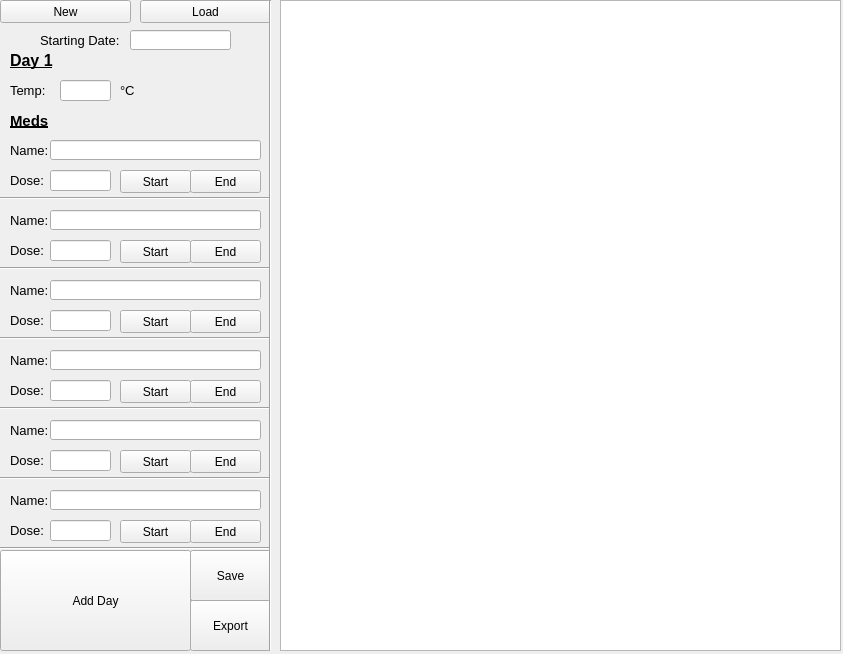
<?xml version="1.0" encoding="UTF-8"?>
<ui version="4.0">
 <class>MainWindow</class>
 <widget class="QMainWindow" name="MainWindow">
  <property name="geometry">
   <rect>
    <x>0</x>
    <y>0</y>
    <width>843</width>
    <height>654</height>
   </rect>
  </property>
  <property name="windowTitle">
   <string>Patient Diagram Maker</string>
  </property>
  <widget class="QWidget" name="centralwidget">
   <widget class="QLabel" name="StartingDateLabel">
    <property name="geometry">
     <rect>
      <x>40</x>
      <y>30</y>
      <width>81</width>
      <height>21</height>
     </rect>
    </property>
    <property name="font">
     <font>
      <pointsize>10</pointsize>
     </font>
    </property>
    <property name="text">
     <string>Starting Date:</string>
    </property>
   </widget>
   <widget class="QLineEdit" name="StartingDateTextbox">
    <property name="geometry">
     <rect>
      <x>130</x>
      <y>30</y>
      <width>101</width>
      <height>20</height>
     </rect>
    </property>
    <property name="text">
     <string/>
    </property>
   </widget>
   <widget class="QLabel" name="DayXLabel">
    <property name="geometry">
     <rect>
      <x>10</x>
      <y>50</y>
      <width>81</width>
      <height>21</height>
     </rect>
    </property>
    <property name="font">
     <font>
      <pointsize>12</pointsize>
      <weight>75</weight>
      <bold>true</bold>
      <underline>true</underline>
     </font>
    </property>
    <property name="text">
     <string>Day 1</string>
    </property>
   </widget>
   <widget class="QLabel" name="TempLabel">
    <property name="geometry">
     <rect>
      <x>10</x>
      <y>80</y>
      <width>41</width>
      <height>21</height>
     </rect>
    </property>
    <property name="font">
     <font>
      <pointsize>10</pointsize>
     </font>
    </property>
    <property name="text">
     <string>Temp:</string>
    </property>
   </widget>
   <widget class="QLineEdit" name="TempTextbox">
    <property name="geometry">
     <rect>
      <x>60</x>
      <y>80</y>
      <width>51</width>
      <height>21</height>
     </rect>
    </property>
    <property name="font">
     <font>
      <pointsize>10</pointsize>
     </font>
    </property>
   </widget>
   <widget class="QLabel" name="CelsiusLabel">
    <property name="geometry">
     <rect>
      <x>120</x>
      <y>80</y>
      <width>51</width>
      <height>21</height>
     </rect>
    </property>
    <property name="font">
     <font>
      <pointsize>10</pointsize>
     </font>
    </property>
    <property name="text">
     <string>°C</string>
    </property>
   </widget>
   <widget class="QLabel" name="MedsLabel">
    <property name="geometry">
     <rect>
      <x>10</x>
      <y>110</y>
      <width>81</width>
      <height>21</height>
     </rect>
    </property>
    <property name="font">
     <font>
      <pointsize>11</pointsize>
      <weight>75</weight>
      <bold>true</bold>
      <underline>true</underline>
     </font>
    </property>
    <property name="autoFillBackground">
     <bool>false</bool>
    </property>
    <property name="text">
     <string>Meds</string>
    </property>
   </widget>
   <widget class="QLabel" name="MedNameLabel_1">
    <property name="geometry">
     <rect>
      <x>10</x>
      <y>140</y>
      <width>51</width>
      <height>21</height>
     </rect>
    </property>
    <property name="font">
     <font>
      <pointsize>10</pointsize>
     </font>
    </property>
    <property name="text">
     <string>Name:</string>
    </property>
   </widget>
   <widget class="QLineEdit" name="MedNameTextbox_1">
    <property name="geometry">
     <rect>
      <x>50</x>
      <y>140</y>
      <width>211</width>
      <height>20</height>
     </rect>
    </property>
    <property name="font">
     <font>
      <pointsize>8</pointsize>
     </font>
    </property>
   </widget>
   <widget class="QLabel" name="MedDoseLabel_1">
    <property name="geometry">
     <rect>
      <x>10</x>
      <y>170</y>
      <width>51</width>
      <height>21</height>
     </rect>
    </property>
    <property name="font">
     <font>
      <pointsize>10</pointsize>
     </font>
    </property>
    <property name="text">
     <string>Dose:</string>
    </property>
   </widget>
   <widget class="QLineEdit" name="MedDoseTextbox_1">
    <property name="geometry">
     <rect>
      <x>50</x>
      <y>170</y>
      <width>61</width>
      <height>21</height>
     </rect>
    </property>
    <property name="font">
     <font>
      <pointsize>10</pointsize>
     </font>
    </property>
   </widget>
   <widget class="QPushButton" name="StartMedButton_1">
    <property name="geometry">
     <rect>
      <x>120</x>
      <y>170</y>
      <width>71</width>
      <height>23</height>
     </rect>
    </property>
    <property name="text">
     <string>Start</string>
    </property>
   </widget>
   <widget class="QPushButton" name="EndMedButton_1">
    <property name="geometry">
     <rect>
      <x>190</x>
      <y>170</y>
      <width>71</width>
      <height>23</height>
     </rect>
    </property>
    <property name="text">
     <string>End</string>
    </property>
    <property name="default">
     <bool>false</bool>
    </property>
    <property name="flat">
     <bool>false</bool>
    </property>
   </widget>
   <widget class="QPushButton" name="AddDayButton">
    <property name="geometry">
     <rect>
      <x>0</x>
      <y>550</y>
      <width>191</width>
      <height>101</height>
     </rect>
    </property>
    <property name="text">
     <string>Add Day</string>
    </property>
   </widget>
   <widget class="QPushButton" name="SaveButton">
    <property name="geometry">
     <rect>
      <x>190</x>
      <y>550</y>
      <width>81</width>
      <height>51</height>
     </rect>
    </property>
    <property name="text">
     <string>Save</string>
    </property>
   </widget>
   <widget class="QPushButton" name="ExportButton">
    <property name="geometry">
     <rect>
      <x>190</x>
      <y>600</y>
      <width>81</width>
      <height>51</height>
     </rect>
    </property>
    <property name="text">
     <string>Export</string>
    </property>
   </widget>
   <widget class="QTableWidget" name="tableWidget">
    <property name="geometry">
     <rect>
      <x>280</x>
      <y>0</y>
      <width>561</width>
      <height>651</height>
     </rect>
    </property>
   </widget>
   <widget class="QPushButton" name="LoadPatientButton">
    <property name="enabled">
     <bool>true</bool>
    </property>
    <property name="geometry">
     <rect>
      <x>140</x>
      <y>0</y>
      <width>131</width>
      <height>23</height>
     </rect>
    </property>
    <property name="text">
     <string>Load</string>
    </property>
   </widget>
   <widget class="QPushButton" name="NewPatientButton">
    <property name="geometry">
     <rect>
      <x>0</x>
      <y>0</y>
      <width>131</width>
      <height>23</height>
     </rect>
    </property>
    <property name="text">
     <string>New</string>
    </property>
    <property name="checkable">
     <bool>false</bool>
    </property>
    <property name="checked">
     <bool>false</bool>
    </property>
    <property name="autoDefault">
     <bool>false</bool>
    </property>
    <property name="default">
     <bool>false</bool>
    </property>
    <property name="flat">
     <bool>false</bool>
    </property>
   </widget>
   <widget class="Line" name="line">
    <property name="geometry">
     <rect>
      <x>0</x>
      <y>190</y>
      <width>271</width>
      <height>16</height>
     </rect>
    </property>
    <property name="orientation">
     <enum>Qt::Horizontal</enum>
    </property>
   </widget>
   <widget class="QLabel" name="MedDoseLabel_2">
    <property name="geometry">
     <rect>
      <x>10</x>
      <y>240</y>
      <width>51</width>
      <height>21</height>
     </rect>
    </property>
    <property name="font">
     <font>
      <pointsize>10</pointsize>
     </font>
    </property>
    <property name="text">
     <string>Dose:</string>
    </property>
   </widget>
   <widget class="Line" name="line_2">
    <property name="geometry">
     <rect>
      <x>0</x>
      <y>260</y>
      <width>271</width>
      <height>16</height>
     </rect>
    </property>
    <property name="orientation">
     <enum>Qt::Horizontal</enum>
    </property>
   </widget>
   <widget class="QLineEdit" name="MedDoseTextbox_2">
    <property name="geometry">
     <rect>
      <x>50</x>
      <y>240</y>
      <width>61</width>
      <height>21</height>
     </rect>
    </property>
    <property name="font">
     <font>
      <pointsize>10</pointsize>
     </font>
    </property>
   </widget>
   <widget class="QLineEdit" name="MedNameTextbox_2">
    <property name="geometry">
     <rect>
      <x>50</x>
      <y>210</y>
      <width>211</width>
      <height>20</height>
     </rect>
    </property>
    <property name="font">
     <font>
      <pointsize>8</pointsize>
     </font>
    </property>
   </widget>
   <widget class="QLabel" name="MedNameLabel_2">
    <property name="geometry">
     <rect>
      <x>10</x>
      <y>210</y>
      <width>51</width>
      <height>21</height>
     </rect>
    </property>
    <property name="font">
     <font>
      <pointsize>10</pointsize>
     </font>
    </property>
    <property name="text">
     <string>Name:</string>
    </property>
   </widget>
   <widget class="QPushButton" name="StartMedButton_2">
    <property name="geometry">
     <rect>
      <x>120</x>
      <y>240</y>
      <width>71</width>
      <height>23</height>
     </rect>
    </property>
    <property name="text">
     <string>Start</string>
    </property>
   </widget>
   <widget class="QPushButton" name="EndMedButton_2">
    <property name="geometry">
     <rect>
      <x>190</x>
      <y>240</y>
      <width>71</width>
      <height>23</height>
     </rect>
    </property>
    <property name="text">
     <string>End</string>
    </property>
    <property name="default">
     <bool>false</bool>
    </property>
    <property name="flat">
     <bool>false</bool>
    </property>
   </widget>
   <widget class="QLabel" name="MedDoseLabel_3">
    <property name="geometry">
     <rect>
      <x>10</x>
      <y>310</y>
      <width>51</width>
      <height>21</height>
     </rect>
    </property>
    <property name="font">
     <font>
      <pointsize>10</pointsize>
     </font>
    </property>
    <property name="text">
     <string>Dose:</string>
    </property>
   </widget>
   <widget class="Line" name="line_3">
    <property name="geometry">
     <rect>
      <x>0</x>
      <y>330</y>
      <width>271</width>
      <height>16</height>
     </rect>
    </property>
    <property name="orientation">
     <enum>Qt::Horizontal</enum>
    </property>
   </widget>
   <widget class="QLineEdit" name="MedDoseTextbox_3">
    <property name="geometry">
     <rect>
      <x>50</x>
      <y>310</y>
      <width>61</width>
      <height>21</height>
     </rect>
    </property>
    <property name="font">
     <font>
      <pointsize>10</pointsize>
     </font>
    </property>
   </widget>
   <widget class="QLineEdit" name="MedNameTextbox_3">
    <property name="geometry">
     <rect>
      <x>50</x>
      <y>280</y>
      <width>211</width>
      <height>20</height>
     </rect>
    </property>
    <property name="font">
     <font>
      <pointsize>8</pointsize>
     </font>
    </property>
   </widget>
   <widget class="QLabel" name="MedNameLabel_3">
    <property name="geometry">
     <rect>
      <x>10</x>
      <y>280</y>
      <width>51</width>
      <height>21</height>
     </rect>
    </property>
    <property name="font">
     <font>
      <pointsize>10</pointsize>
     </font>
    </property>
    <property name="text">
     <string>Name:</string>
    </property>
   </widget>
   <widget class="QPushButton" name="StartMedButton_3">
    <property name="geometry">
     <rect>
      <x>120</x>
      <y>310</y>
      <width>71</width>
      <height>23</height>
     </rect>
    </property>
    <property name="text">
     <string>Start</string>
    </property>
   </widget>
   <widget class="QPushButton" name="EndMedButton_3">
    <property name="geometry">
     <rect>
      <x>190</x>
      <y>310</y>
      <width>71</width>
      <height>23</height>
     </rect>
    </property>
    <property name="text">
     <string>End</string>
    </property>
    <property name="default">
     <bool>false</bool>
    </property>
    <property name="flat">
     <bool>false</bool>
    </property>
   </widget>
   <widget class="QLabel" name="MedDoseLabel_4">
    <property name="geometry">
     <rect>
      <x>10</x>
      <y>380</y>
      <width>51</width>
      <height>21</height>
     </rect>
    </property>
    <property name="font">
     <font>
      <pointsize>10</pointsize>
     </font>
    </property>
    <property name="text">
     <string>Dose:</string>
    </property>
   </widget>
   <widget class="Line" name="line_4">
    <property name="geometry">
     <rect>
      <x>0</x>
      <y>400</y>
      <width>271</width>
      <height>16</height>
     </rect>
    </property>
    <property name="orientation">
     <enum>Qt::Horizontal</enum>
    </property>
   </widget>
   <widget class="QLineEdit" name="MedDoseTextbox_4">
    <property name="geometry">
     <rect>
      <x>50</x>
      <y>380</y>
      <width>61</width>
      <height>21</height>
     </rect>
    </property>
    <property name="font">
     <font>
      <pointsize>10</pointsize>
     </font>
    </property>
   </widget>
   <widget class="QLineEdit" name="MedNameTextbox_4">
    <property name="geometry">
     <rect>
      <x>50</x>
      <y>350</y>
      <width>211</width>
      <height>20</height>
     </rect>
    </property>
    <property name="font">
     <font>
      <pointsize>8</pointsize>
     </font>
    </property>
   </widget>
   <widget class="QLabel" name="MedNameLabel_4">
    <property name="geometry">
     <rect>
      <x>10</x>
      <y>350</y>
      <width>51</width>
      <height>21</height>
     </rect>
    </property>
    <property name="font">
     <font>
      <pointsize>10</pointsize>
     </font>
    </property>
    <property name="text">
     <string>Name:</string>
    </property>
   </widget>
   <widget class="QPushButton" name="StartMedButton_4">
    <property name="geometry">
     <rect>
      <x>120</x>
      <y>380</y>
      <width>71</width>
      <height>23</height>
     </rect>
    </property>
    <property name="text">
     <string>Start</string>
    </property>
   </widget>
   <widget class="QPushButton" name="EndMedButton_4">
    <property name="geometry">
     <rect>
      <x>190</x>
      <y>380</y>
      <width>71</width>
      <height>23</height>
     </rect>
    </property>
    <property name="text">
     <string>End</string>
    </property>
    <property name="default">
     <bool>false</bool>
    </property>
    <property name="flat">
     <bool>false</bool>
    </property>
   </widget>
   <widget class="QLabel" name="MedDoseLabel_5">
    <property name="geometry">
     <rect>
      <x>10</x>
      <y>450</y>
      <width>51</width>
      <height>21</height>
     </rect>
    </property>
    <property name="font">
     <font>
      <pointsize>10</pointsize>
     </font>
    </property>
    <property name="text">
     <string>Dose:</string>
    </property>
   </widget>
   <widget class="Line" name="line_5">
    <property name="geometry">
     <rect>
      <x>0</x>
      <y>470</y>
      <width>271</width>
      <height>16</height>
     </rect>
    </property>
    <property name="orientation">
     <enum>Qt::Horizontal</enum>
    </property>
   </widget>
   <widget class="QLineEdit" name="MedDoseTextbox_5">
    <property name="geometry">
     <rect>
      <x>50</x>
      <y>450</y>
      <width>61</width>
      <height>21</height>
     </rect>
    </property>
    <property name="font">
     <font>
      <pointsize>10</pointsize>
     </font>
    </property>
   </widget>
   <widget class="QLineEdit" name="MedNameTextbox_5">
    <property name="geometry">
     <rect>
      <x>50</x>
      <y>420</y>
      <width>211</width>
      <height>20</height>
     </rect>
    </property>
    <property name="font">
     <font>
      <pointsize>8</pointsize>
     </font>
    </property>
   </widget>
   <widget class="QLabel" name="MedNameLabel_5">
    <property name="geometry">
     <rect>
      <x>10</x>
      <y>420</y>
      <width>51</width>
      <height>21</height>
     </rect>
    </property>
    <property name="font">
     <font>
      <pointsize>10</pointsize>
     </font>
    </property>
    <property name="text">
     <string>Name:</string>
    </property>
   </widget>
   <widget class="QPushButton" name="StartMedButton_5">
    <property name="geometry">
     <rect>
      <x>120</x>
      <y>450</y>
      <width>71</width>
      <height>23</height>
     </rect>
    </property>
    <property name="text">
     <string>Start</string>
    </property>
   </widget>
   <widget class="QPushButton" name="EndMedButton_5">
    <property name="geometry">
     <rect>
      <x>190</x>
      <y>450</y>
      <width>71</width>
      <height>23</height>
     </rect>
    </property>
    <property name="text">
     <string>End</string>
    </property>
    <property name="default">
     <bool>false</bool>
    </property>
    <property name="flat">
     <bool>false</bool>
    </property>
   </widget>
   <widget class="QLabel" name="MedDoseLabel_6">
    <property name="geometry">
     <rect>
      <x>10</x>
      <y>520</y>
      <width>51</width>
      <height>21</height>
     </rect>
    </property>
    <property name="font">
     <font>
      <pointsize>10</pointsize>
     </font>
    </property>
    <property name="text">
     <string>Dose:</string>
    </property>
   </widget>
   <widget class="Line" name="line_6">
    <property name="geometry">
     <rect>
      <x>0</x>
      <y>540</y>
      <width>271</width>
      <height>16</height>
     </rect>
    </property>
    <property name="orientation">
     <enum>Qt::Horizontal</enum>
    </property>
   </widget>
   <widget class="QLineEdit" name="MedDoseTextbox_6">
    <property name="geometry">
     <rect>
      <x>50</x>
      <y>520</y>
      <width>61</width>
      <height>21</height>
     </rect>
    </property>
    <property name="font">
     <font>
      <pointsize>10</pointsize>
     </font>
    </property>
   </widget>
   <widget class="QLineEdit" name="MedNameTextbox_6">
    <property name="geometry">
     <rect>
      <x>50</x>
      <y>490</y>
      <width>211</width>
      <height>20</height>
     </rect>
    </property>
    <property name="font">
     <font>
      <pointsize>8</pointsize>
     </font>
    </property>
   </widget>
   <widget class="QLabel" name="MedNameLabel_6">
    <property name="geometry">
     <rect>
      <x>10</x>
      <y>490</y>
      <width>51</width>
      <height>21</height>
     </rect>
    </property>
    <property name="font">
     <font>
      <pointsize>10</pointsize>
     </font>
    </property>
    <property name="text">
     <string>Name:</string>
    </property>
   </widget>
   <widget class="QPushButton" name="StartMedButton_6">
    <property name="geometry">
     <rect>
      <x>120</x>
      <y>520</y>
      <width>71</width>
      <height>23</height>
     </rect>
    </property>
    <property name="text">
     <string>Start</string>
    </property>
   </widget>
   <widget class="QPushButton" name="EndMedButton_6">
    <property name="geometry">
     <rect>
      <x>190</x>
      <y>520</y>
      <width>71</width>
      <height>23</height>
     </rect>
    </property>
    <property name="text">
     <string>End</string>
    </property>
    <property name="default">
     <bool>false</bool>
    </property>
    <property name="flat">
     <bool>false</bool>
    </property>
   </widget>
   <widget class="Line" name="line_7">
    <property name="geometry">
     <rect>
      <x>260</x>
      <y>0</y>
      <width>20</width>
      <height>651</height>
     </rect>
    </property>
    <property name="orientation">
     <enum>Qt::Vertical</enum>
    </property>
   </widget>
  </widget>
 </widget>
 <resources/>
 <connections/>
</ui>
